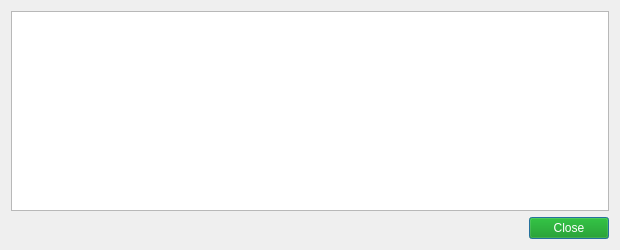
<?xml version="1.0" encoding="UTF-8"?>
<ui version="4.0">
 <class>TransactionDescDialog</class>
 <widget class="QDialog" name="TransactionDescDialog">
  <property name="geometry">
   <rect>
    <x>0</x>
    <y>0</y>
    <width>620</width>
    <height>250</height>
   </rect>
  </property>
  <property name="windowTitle">
   <string notr="true">Transaction details</string>
  </property>
  <layout class="QVBoxLayout" name="verticalLayout">
   <item>
    <widget class="QTextEdit" name="detailText">
     <property name="toolTip">
      <string>This pane shows a detailed description of the transaction</string>
     </property>
     <property name="readOnly">
      <bool>true</bool>
     </property>
     <property name="styleSheet">
             <string notr="true">QTextEdit {selection-background-color: #018f01; selection-color:white;} QMenu::item:selected {background-color: #018f01;color: #ffffff} QMenu::indicator:checked {background-color: #018f01;color: #ffffff}</string>
        </property>
    </widget>
   </item>
   <item>
    <widget class="QDialogButtonBox" name="buttonBox">
     <property name="orientation">
      <enum>Qt::Horizontal</enum>
     </property>
     <property name="standardButtons">
      <set>QDialogButtonBox::Close</set>
     </property>
     <property name="styleSheet">
             <string notr="true">QPushButton {background-color: rgb(1, 143, 1);color: #ffffff} QPushButton:hover {background-color: #02d902;color: #ffffff}</string>
    </property>
    </widget>
   </item>
  </layout>
 </widget>
 <resources/>
 <connections>
  <connection>
   <sender>buttonBox</sender>
   <signal>accepted()</signal>
   <receiver>TransactionDescDialog</receiver>
   <slot>accept()</slot>
   <hints>
    <hint type="sourcelabel">
     <x>20</x>
     <y>20</y>
    </hint>
    <hint type="destinationlabel">
     <x>20</x>
     <y>20</y>
    </hint>
   </hints>
  </connection>
  <connection>
   <sender>buttonBox</sender>
   <signal>rejected()</signal>
   <receiver>TransactionDescDialog</receiver>
   <slot>reject()</slot>
   <hints>
    <hint type="sourcelabel">
     <x>20</x>
     <y>20</y>
    </hint>
    <hint type="destinationlabel">
     <x>20</x>
     <y>20</y>
    </hint>
   </hints>
  </connection>
 </connections>
</ui>
